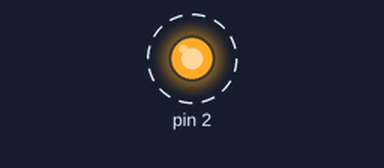
The sketch below on a simulated Arduino Uno, built with avr-gcc and run on an emulated ATmega328P. Shown: output pins drawn as LEDs (lit = HIGH). Dashed ring = blinking. What the sketch prints to the serial monitor is not drawn.

Above: at 0.2 s.
Timing chart, 0 to 3.0 s (numbered marks = the images above):
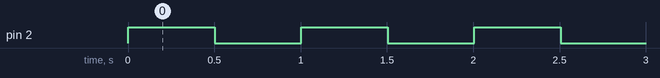

The sketch:

Module_LEC_LED_Control.ino
```cpp
/*
  Module LED Control
  The demo program show the usage.

  Proparation:
  - LED on GPIO 1
 */

//GPIOs
const int LED = 2;

boolean demoStarted;
long endMs;

// the setup routine runs once when you press reset:
void setup() {
  Serial.begin(9600);

  demoStarted = false;
  lecSetup(LED);
  Serial.println("LEC Demo");
}

// the loop routine runs over and over again forever:
void loop() {

  // Toggle demo: let it toggle
  /*
      lecToggleLed();
      delay(250);
  */

  // Flash demo: Flash the LED for a defined length
//    if (!demoStarted) {
//      lecFlash();
//      demoStarted = true;
//    }


  // Blink demo: Let LED blink 5 times

 // if (!demoStarted) {
//    lecBlink();
//    demoStarted = true;
 // }

  // Interval demo: Let LED switch peridically

   if (!demoStarted) {
     lecIntervalStart();
     demoStarted = true;
     endMs = millis() + 5000;
   }
   if (millis() > endMs)
     lecIntervalStop();


  lecControl();

}


/**********************************************************************/
/**********************************************************************/
/**********************************************************************/
/*        Module LEC - LED Control                                    */
/*                                                                    */
/*  Version 1.0, 11.08.2014                                           */
/*  Supports one LED with different light programs. A program can     */
/*  only be started once and there can only run on program at once.   */
/*  There is priority order between the programs:                     */
/*  Prio 1: Interval on/off: flashing slowly                          */
/*  Prio 2: Quick blinking for 5 times.                               */
/*  Prio 3: Single flash.                                             */
/**********************************************************************/
/**********************************************************************/
/**********************************************************************/
typedef struct {
  int ledStatus;
  int gpio;
  long endMs;
  int counter;
  boolean blnk;
  boolean flash;
  boolean interval;
} Lec;
Lec lec;

const int LEC_BLINK_MS = 50;
const int LEC_INTERVAL_MS = 500;

/**********************************************************************
  Starts blinking the LED until lecIntervalStop() is called. Priority 1.
  lecControl() must be called within the loop().
/*********************************************************************/
void lecIntervalStart() {

  //Can only be started once
  if (lec.interval)
    return;

  //Stop all other programs
  lec.blnk = false;
  lec.flash = false;

  //Start interval
  lec.endMs = millis() + LEC_INTERVAL_MS;
  lec.ledStatus = 1;
  lec.interval = true;
  digitalWrite(lec.gpio, lec.ledStatus);


}

/**********************************************************************
  Stops a with lecIntervalStart() started interval immediatly.
/*********************************************************************/
void lecIntervalStop() {
  if (!lec.interval)
    return;

  lec.endMs = 0;
  lec.ledStatus = 0;
  lec.interval = false;
  digitalWrite(lec.gpio, lec.ledStatus);
}


/**********************************************************************
  Flashes the LED for five times. Priority 2. lecControl() must be
  called within the loop().
/*********************************************************************/
void lecBlink() {

  //Only start blink if not interval is running
  if (lec.interval || lec.blnk)
    return;

  //Stop flash program
  lec.flash = false;


  //Start blink
  lec.counter = 5;
  lec.endMs = millis() + LEC_BLINK_MS;
  lec.ledStatus = 1;
  lec.blnk = true;
  digitalWrite(lec.gpio, lec.ledStatus);
}

/**********************************************************************
  Flashes the LED for 100 milliseconds. Priority 3. lecControl() must be
  called within the loop().
/*********************************************************************/
void lecFlash() {

  //Only start flash program if nothing other is running
  if (lec.interval || lec.blnk || lec.flash)
    return;


  //Start flash
  lec.endMs = millis() + 100;
  Serial.println(millis());
  lec.ledStatus = 1;
  lec.flash = true;
  digitalWrite(lec.gpio, lec.ledStatus);
}


/**********************************************************************
  Must be called within loop() to give LEC a change to update the
  LED status.
/*********************************************************************/
void lecControl() {

  //cotrol blink
  if (lec.interval == true) {
    if (millis() > lec.endMs) {
      if (lec.ledStatus == 1)
        lec.ledStatus = 0;
      else
        lec.ledStatus = 1;
      lec.endMs = millis() + LEC_INTERVAL_MS;
      digitalWrite(lec.gpio, lec.ledStatus);
    }
  }

  //cotrol blink
  else if (lec.blnk == true) {
    if (millis() > lec.endMs) {
      if (lec.ledStatus == 1)
        lec.ledStatus = 0;
      else
        lec.ledStatus = 1;
      lec.counter--;
      if (lec.counter <= 0 && lec.ledStatus == 0)
        lec.blnk = false;
      else
        lec.endMs = millis() + LEC_BLINK_MS;
      digitalWrite(lec.gpio, lec.ledStatus);
    }
  }

  //End of flash
  else if (lec.flash == true) {
    if (millis() > lec.endMs) {
      lec.ledStatus = 0;
      lec.flash = false;
      digitalWrite(lec.gpio, lec.ledStatus);
    }
  }
}

/**********************************************************************
  Toggles the light between on and off.
/**********************************************************************/
void lecToggleLed() {
  if (lec.ledStatus == 0)
    lec.ledStatus = 1;
  else
    lec.ledStatus = 0;
  digitalWrite(lec.gpio, lec.ledStatus);
}
/**
   Initializes LEC module. Call this in setup().
   int gpioLed GPIO number of the LED
*/
void lecSetup(int gpioLed) {
  lec.ledStatus = 0;
  lec.gpio = gpioLed;
  lec.counter = 0;
  pinMode(lec.gpio, OUTPUT);
}
```

Measured:
- by itself, pin 2: alternates HIGH for 0.50 s and LOW for 0.50 s, 10 changes in all, then stays LOW
